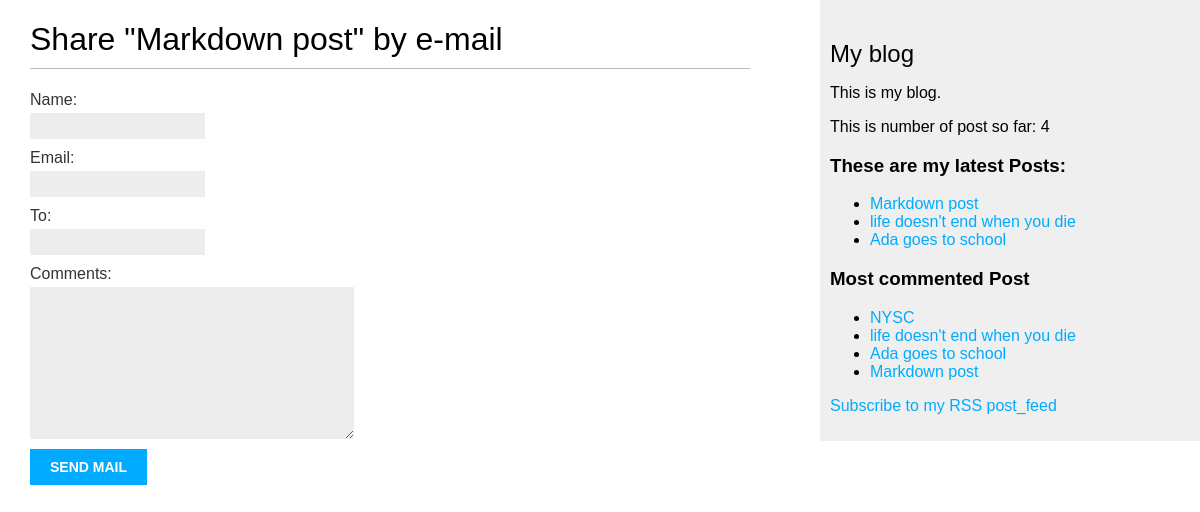
/blog/4/share/, run on the app's committed database.
### blog/models.py (models this page shows, shortened)
class Post(models.Model):
    class Status(models.TextChoices):
        DRAFT = 'DF', 'Draft'
        PUBLISHED = 'PB', 'Published'
    title = models.CharField(max_length=250)
    slug = models.SlugField(
        max_length=250,
        unique_for_date="publish")
    author = models.ForeignKey(
        settings.AUTH_USER_MODEL, #if any author is deleted all his post will be deleted
        on_delete = models.CASCADE,
        related_name = 'blog_posts')
    body = models.TextField()
    publish = models.DateTimeField(default=timezone.now)
    created = models.DateTimeField(auto_now_add= True)
    updated = models.DateTimeField(auto_now= True)
    status = models.CharField(
        max_length = 2,
        choices= Status,
        default = Status.DRAFT
    )
    objects = models.Manager() # this is our default manager, it gets called even if it doesn't get called
    published = PublishedManager()
    tags = TaggableManager()
    class Meta:
        ordering = ['-publish']
        indexes = [
            models.Index(fields = ['-publish']),
        ]
    def get_absolute_url(self):
        return reverse(
            "blog:post_detail",
            args= [
                self.publish.year,
                self.publish.month,
                self.publish.day,
                self.slug
                ]
            )

### blog/views.py (the view)
# urls.py: path("<int:post_id>/share/", views.post_share, name="post_share"),
def post_share(request, post_id):
    post = get_object_or_404(
        Post,
        id = post_id,
        status = Post.Status.PUBLISHED
    )
    sent = False
    if request.method == "POST":
        form = EmailPostForm(request.POST)
        if form.is_valid():
            cleanData = form.cleaned_data
            post_url = request.build_absolute_uri(
                post.get_absolute_url()
            )
            subject = (
                f"{cleanData['name']} ({cleanData['email']})"
                f"recommends you to read {post.title}"
            )
            message = (
                f"Read {post.title} at {post_url}\n\n"
                f"{cleanData['name']}\'s comments: {cleanData['comments']}"
            )
            send_mail(
                subject=subject,
                message= message,
                from_email= None,
                fail_silently= False,
                recipient_list=[cleanData['to']]
            )
            sent = True
    else:
        form = EmailPostForm()
    return render(
        request,
        "blog/post/share.html",
        {"post": post,
         "form": form,
         "sent": sent}
    )

### blog/forms.py
class EmailPostForm(forms.Form):
    name = forms.CharField(max_length=25)
    email = forms.EmailField()
    to = forms.EmailField()
    comments = forms.CharField(
        required=False,
        widget=forms.Textarea
    )

### blog/models.py (called while the page is built)
    def get_queryset(self):
        return(
            super().get_queryset().filter(status = Post.Status.PUBLISHED)
        )

### blog/templatetags/blog_tags.py (called while the page is built)
@register.simple_tag
def total_posts():
    return Post.published.count()

@register.simple_tag
def get_most_commented_post(count = 5):
    return Post.published.annotate(
        total_comments = Count("comments")
    ).order_by("-total_comments")[:count]

@register.inclusion_tag('blog/post/latest_posts.html')
def show_latest_posts(count = 5):
    latest_posts = Post.published.order_by("-publish")[:count]
    return {"latest_posts": latest_posts}

### blog/templates/blog/post/share.html (shortened to what this page needs)
{% extends 'blog/base.html' %}
{% block content %}
    {% if sent %}
        <h1>The Email has been sent succesfully!</h1>
        <p>"{{post.title}}" was successfuly sent to {{form.cleaned_data.to}}</p>
    {% else %}
        <h1>Share "{{ post.title }}" by e-mail</h1>
        <form method = "post">
            {{form.as_p}}
            <input type="submit" value="send mail">
        </form>
    {% endif %}
{% endblock %}

### blog/templates/blog/base.html (shortened to what this page needs)
{% load blog_tags %}
{% load static %}
<!DOCTYPE html>
<html>
<head>
    <link href="{% static "css/blog.css" %}" rel="stylesheet">
</head>
<body>
    <div id="content">
        {% block content %} {% endblock %}
    </div>
    <div id="sidebar">
        <h2>My blog</h2>
        <p>This is my blog.</p>
        <p>This is number of post so far: {% total_posts %}</p>
        <h3>These are my latest Posts: </h3>
        {% show_latest_posts 3 %}
        <h3>Most commented Post</h3>
        {% get_most_commented_post as most_commented_posts %}
        <ul>
            {% for post in most_commented_posts  %}
                <li>
                    <a href="{{ post.get_absolute_url }}"> {{ post.title }}</a>
                </li>
            {% endfor %}
        </ul>
         <P>
            <a href= "{% url "blog:post_feed" %}">
                Subscribe to my RSS post_feed
            </a>
        </P>
    </div>
</body>
</html>

### blog/templates/blog/post/latest_posts.html
<ul>
    {% for post in latest_posts %}
        <li>
            <a href="{{ post.get_absolute_url }}">{{ post.title }}</a
        </li>
    {% endfor %}
</ul>

### blog/static/css/blog.css (style rules this page uses)
body { margin:0; padding:0; font-family:helvetica, sans-serif; }
a { color:#00abff; text-decoration:none; }
h1 { font-weight:normal; border-bottom:1px solid #bbb; padding:0 0 10px 0; }
h2 { font-weight:normal; margin:30px 0 0; }
#content { float:left; width:60%; padding:0 0 0 30px; }
#sidebar { float:right; width:30%; padding:10px; background:#efefef; height:100%; }
label { float:left; clear:both; color:#333; margin-bottom:4px; }
input, textarea { clear:both; float:left; margin:0 0 10px; background:#ededed; border:0; padding:6px 10px; font-size:12px; }
input[type=submit] { font-weight:bold; background:#00abff; color:#fff; padding:10px 20px; font-size:14px; text-transform:uppercase; }

### data on the page
Post: title "Markdown post"
Post: title "life doesn't end when you die"
Post: title "Ada goes to school"
Post: title "NYSC"
